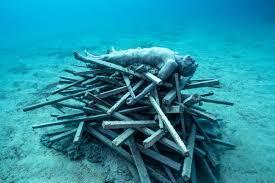
#> input picture input_images/334_img_.png, 275 x 183 px, found by its file name; its folder holds only this picture in this run
$ python r+w.py
#> lines starting #> are read from the running program, lines starting #| are printed output that depends on the picture
#> in process_images, image is the input picture: shape (183, 275, 3); mean B, G, R 162, 142.5, 36.4
import cv2
import numpy as np
import os

# Paths
input_folder = r"C:\Users\albin John\OneDrive\Desktop\java\PROJECT\newflowchart\input_images"
output_folder = r"C:\Users\albin John\OneDrive\Desktop\java\PROJECT\newflowchart\r+woutput"
os.makedirs(output_folder, exist_ok=True)

# Contrast stretching for RGB channels
def stretch_channel(channel):
    """Stretch contrast of a single channel using min-max normalization."""
    min_val = np.min(channel)
    max_val = np.max(channel)
    stretched = (channel - min_val) * (255.0 / (max_val - min_val))
    return np.clip(stretched, 0, 255).astype(np.uint8)

# Apply contrast stretching in RGB space
def contrast_stretching_rgb(image):
    """Apply contrast stretching to each channel of an RGB image."""
    b, g, r = cv2.split(image)
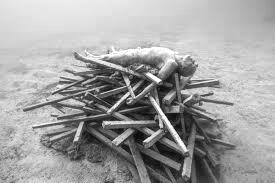
#> b: shape (183, 275); min 7, max 255, mean 162
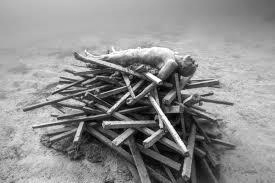
#> g: shape (183, 275); min 0, max 255, mean 142.5
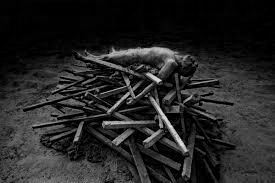
#> r: shape (183, 275); min 0, max 233, mean 36.4
    b_stretched = stretch_channel(b)
#> in stretch_channel, `min_val = np.min(channel)`: min_val = 7
#> in stretch_channel, `max_val = np.max(channel)`: max_val = 255
    g_stretched = stretch_channel(g)
    r_stretched = stretch_channel(r)
    return cv2.merge((b_stretched, g_stretched, r_stretched))
#> returned value: shape (183, 275, 3)

# White patch algorithm for color correction
def white_patch_correction(image):
    """Apply White Patch Color Correction to an image."""
    b, g, r = cv2.split(image)

    # Find max intensity in each channel
    max_b = np.max(b)
#> max_b = 255
    max_g = np.max(g)
#> max_g = 255
    max_r = np.max(r)
#> max_r = 254

    # Avoid division by zero
    if max_b == 0 or max_g == 0 or max_r == 0:
        return image

    # Scale each channel to have a maximum intensity of 255
    b = np.clip((b / max_b) * 255.0, 0, 255).astype(np.uint8)
    g = np.clip((g / max_g) * 255.0, 0, 255).astype(np.uint8)
    r = np.clip((r / max_r) * 255.0, 0, 255).astype(np.uint8)

    corrected_image = cv2.merge((b, g, r))
    return corrected_image

# Process images in the input folder
def process_images(input_folder, output_folder):
    for filename in os.listdir(input_folder):
        if filename.lower().endswith(('.png', '.jpg', '.jpeg')):
            input_path = os.path.join(input_folder, filename)
            output_path = os.path.join(output_folder, filename)

            # Read image
            image = cv2.imread(input_path)
            if image is None:
                print(f"Error loading image: {input_path}")
                continue

            # Step 1: Apply RGB contrast stretching
            rgb_stretched = contrast_stretching_rgb(image)

            # Step 2: Apply White Patch Correction
            corrected_image = white_patch_correction(rgb_stretched)

            # Save the enhanced image
            cv2.imwrite(output_path, corrected_image)
            print(f"Processed: {filename}")

# Run the script
if __name__ == "__main__":
    process_images(input_folder, output_folder)
    print("✅ RGB stretching and white patch color correction applied to all images.")

$ run again, on input_images/set_f12.jpg
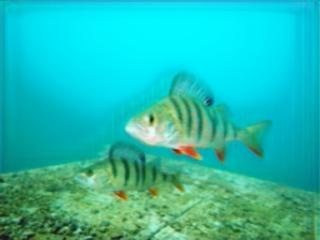
#> input picture input_images/set_f12.jpg, 320 x 240 px, found by its file name
#> in process_images, image is the input picture: shape (240, 320, 3); mean B, G, R 176.3, 189.4, 34.1
#> in contrast_stretching_rgb, `b, g, r = cv2.split(image)`:
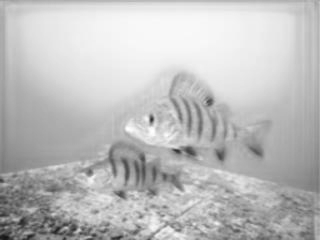
#> g: shape (240, 320); min 19, max 255, mean 189.4
#> in contrast_stretching_rgb, `b, g, r = cv2.split(image)`:
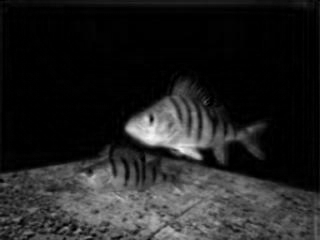
#> r: shape (240, 320); min 0, max 248, mean 34.1
#> min_val = 0
#> max_val = 255

$ run again, on input_images/set_f17.jpg
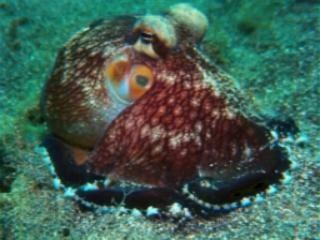
#> input picture input_images/set_f17.jpg, 320 x 240 px, found by its file name
#> in process_images, image is the input picture: shape (240, 320, 3); mean B, G, R 83.2, 95.3, 65
#> in contrast_stretching_rgb, `b, g, r = cv2.split(image)`:
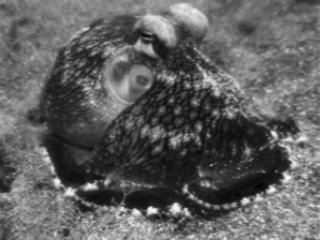
#> g: shape (240, 320); min 1, max 253, mean 95.3
#> in contrast_stretching_rgb, `b, g, r = cv2.split(image)`:
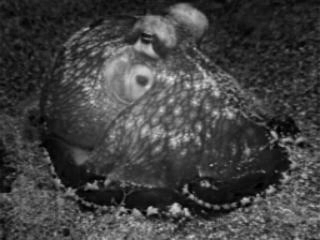
#> r: shape (240, 320); min 0, max 230, mean 65
#> min_val = 0
#> max_val = 251
#> max_b = 255

$ run again, on input_images/345_img_.png
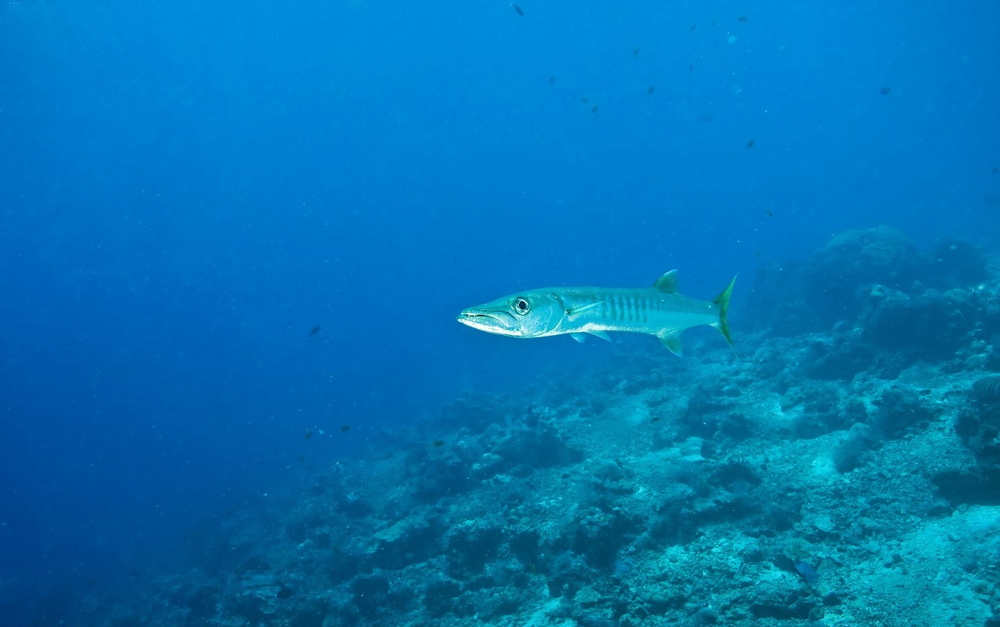
#> input picture input_images/345_img_.png, 1000 x 627 px, shrunk from 1280 x 803 before the run, found by its file name
#> in process_images, image is the input picture: shape (627, 1000, 3); mean B, G, R 178.6, 115.4, 2.2
#> min_val = 36
#> max_val = 255
#> min_val = 37
#> in stretch_channel (call 2), `stretched = (channel - min_val) * (255.0 / (max_val - min_val))`:
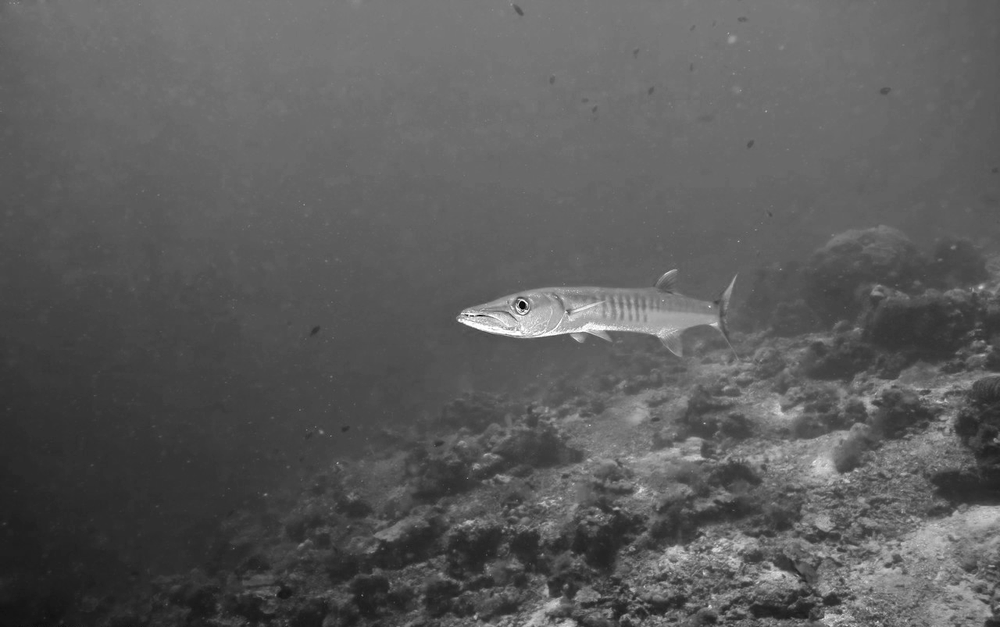
#> stretched: shape (627, 1000) float64; min 0, max 255, mean 91.7
#> in contrast_stretching_rgb, `return cv2.merge((b_stretched, g_stretched, r_stretched))`:
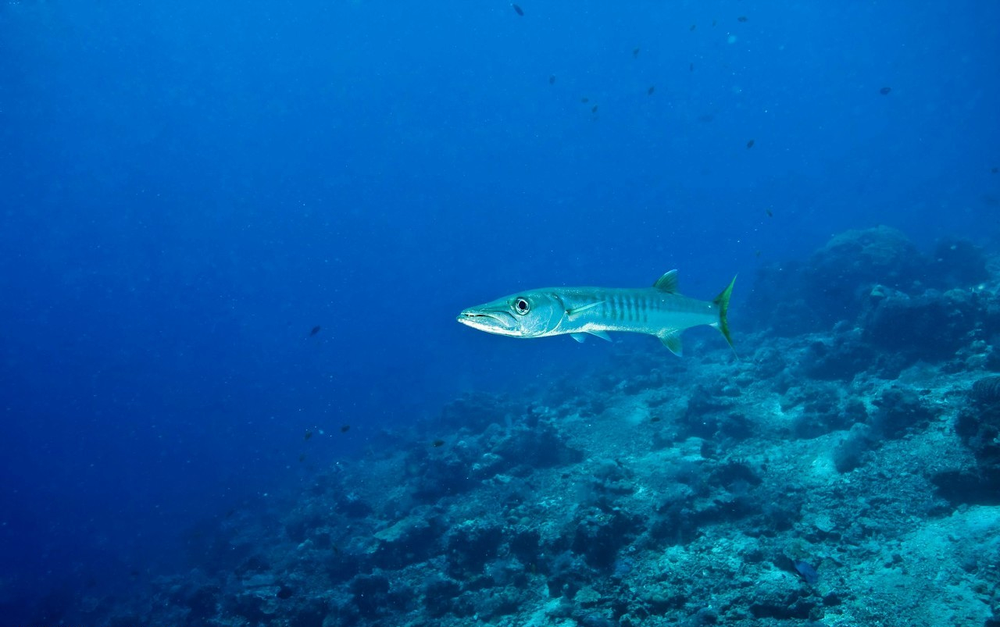
#> returned value: shape (627, 1000, 3); mean of channels 0, 1, 2 165.5, 91.2, 2.2; drawn as B, G, R
#> max_b = 255
